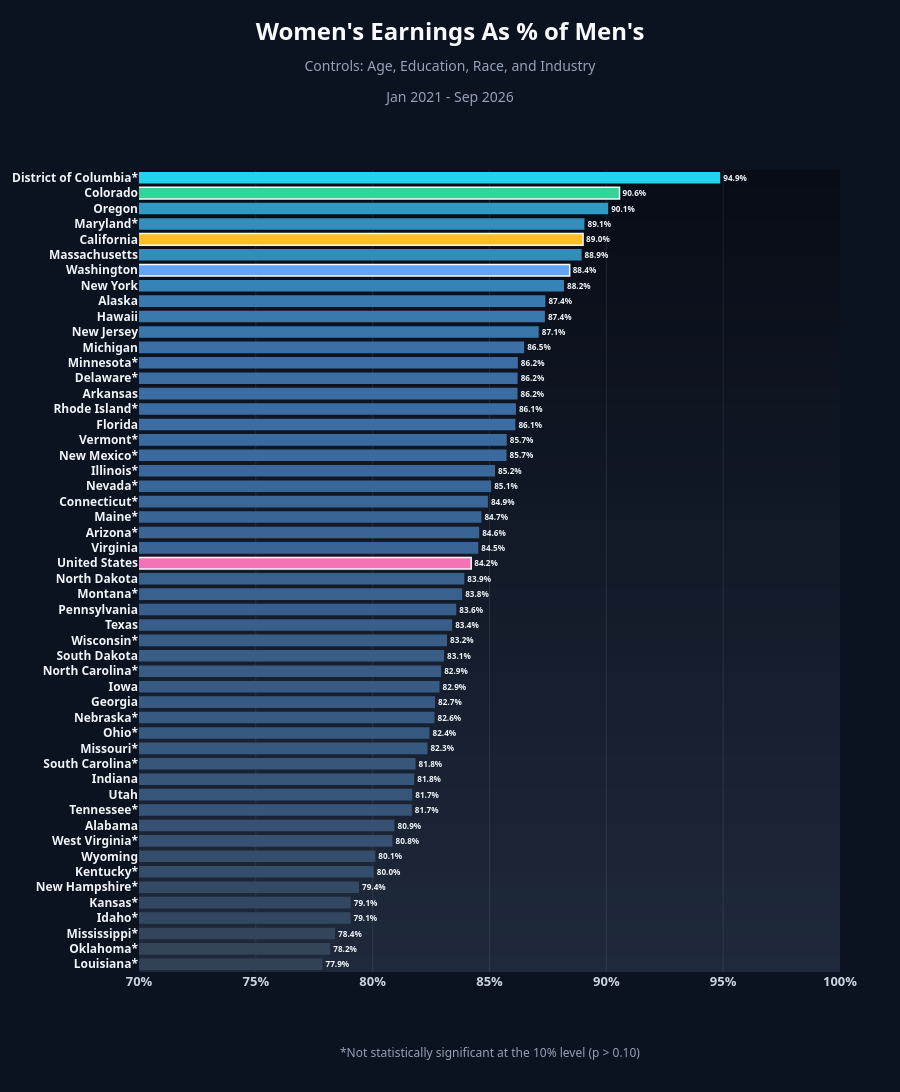

Notebook code for this chart:
### Code cell
fig = plot_state_bars(ranking_ind, 'Post_EPEWA_Gap', 'interaction_pval', "Women's Earnings As % of Men's",
                      "Age, Education, Race, and Industry", POST_PERIOD, [0.7, 1], save_as="states_post_gap_industry")

### Figure 1 — Plotly figure (JSON) as saved in the notebook; plotly's stock layout.template omitted (floating-point values rounded to 4 significant figures)
{"data": [{"cliponaxis": false, "hovertemplate": "%{y}: %{text}<extra></extra>", "marker": {"color": ["rgb(51, 65, 85)", "rgb(51, 67, 88)", "rgb(52, 68, 90)", "rgb(52, 71, 96)", "rgb(52, 71, 96)", "rgb(52, 73, 100)", "rgb(53, 77, 106)", "rgb(53, 77, 106)", "rgb(54, 81, 113)", "rgb(54, 81, 114)", "rgb(55, 85, 121)", "rgb(55, 85, 121)", "rgb(55, 86, 122)", "rgb(55, 86, 122)", "rgb(55, 89, 127)", "rgb(55, 89, 128)", "rgb(56, 90, 130)", "rgb(56, 90, 130)", "rgb(56, 91, 132)", "rgb(56, 92, 133)", "rgb(56, 93, 134)", "rgb(56, 93, 135)", "rgb(56, 94, 137)", "rgb(56, 95, 139)", "rgb(57, 97, 141)", "rgb(57, 97, 142)", "#f472b6", "rgb(57, 100, 148)", "rgb(57, 100, 148)", "rgb(57, 101, 149)", "rgb(58, 102, 152)", "rgb(58, 103, 153)", "rgb(58, 104, 154)", "rgb(58, 107, 159)", "rgb(58, 107, 159)", "rgb(59, 109, 163)", "rgb(59, 109, 163)", "rgb(59, 109, 163)", "rgb(59, 109, 163)", "rgb(59, 109, 164)", "rgb(59, 111, 166)", "rgb(57, 119, 171)", "rgb(56, 122, 174)", "rgb(56, 122, 174)", "rgb(54, 132, 181)", "#60a5fa", "rgb(51, 141, 187)", "#fbbf24", "rgb(51, 142, 188)", "rgb(48, 154, 197)", "#34d399", "rgb(34, 211, 238)"], "line": {"color": ["rgba(0,0,0,0)", "rgba(0,0,0,0)", "rgba(0,0,0,0)", "rgba(0,0,0,0)", "rgba(0,0,0,0)", "rgba(0,0,0,0)", "rgba(0,0,0,0)", "rgba(0,0,0,0)", "rgba(0,0,0,0)", "rgba(0,0,0,0)", "rgba(0,0,0,0)", "rgba(0,0,0,0)", "rgba(0,0,0,0)", "rgba(0,0,0,0)", "rgba(0,0,0,0)", "rgba(0,0,0,0)", "rgba(0,0,0,0)", "rgba(0,0,0,0)", "rgba(0,0,0,0)", "rgba(0,0,0,0)", "rgba(0,0,0,0)", "rgba(0,0,0,0)", "rgba(0,0,0,0)", "rgba(0,0,0,0)", "rgba(0,0,0,0)", "rgba(0,0,0,0)", "#f8fafc", "rgba(0,0,0,0)", "rgba(0,0,0,0)", "rgba(0,0,0,0)", "rgba(0,0,0,0)", "rgba(0,0,0,0)", "rgba(0,0,0,0)", "rgba(0,0,0,0)", "rgba(0,0,0,0)", "rgba(0,0,0,0)", "rgba(0,0,0,0)", "rgba(0,0,0,0)", "rgba(0,0,0,0)", "rgba(0,0,0,0)", "rgba(0,0,0,0)", "rgba(0,0,0,0)", "rgba(0,0,0,0)", "rgba(0,0,0,0)", "rgba(0,0,0,0)", "#f8fafc", "rgba(0,0,0,0)", "#f8fafc", "rgba(0,0,0,0)", "rgba(0,0,0,0)", "#f8fafc", "rgba(0,0,0,0)"], "width": 1.5}}, "orientation": "h", "text": ["<b>77.9%</b>", "<b>78.2%</b>", "<b>78.4%</b>", "<b>79.1%</b>", "<b>79.1%</b>", "<b>79.4%</b>", "<b>80.0%</b>", "<b>80.1%</b>", "<b>80.8%</b>", "<b>80.9%</b>", "<b>81.7%</b>", "<b>81.7%</b>", "<b>81.8%</b>", "<b>81.8%</b>", "<b>82.3%</b>", "<b>82.4%</b>", "<b>82.6%</b>", "<b>82.7%</b>", "<b>82.9%</b>", "<b>82.9%</b>", "<b>83.1%</b>", "<b>83.2%</b>", "<b>83.4%</b>", "<b>83.6%</b>", "<b>83.8%</b>", "<b>83.9%</b>", "<b>84.2%</b>", "<b>84.5%</b>", "<b>84.6%</b>", "<b>84.7%</b>", "<b>84.9%</b>", "<b>85.1%</b>", "<b>85.2%</b>", "<b>85.7%</b>", "<b>85.7%</b>", "<b>86.1%</b>", "<b>86.1%</b>", "<b>86.2%</b>", "<b>86.2%</b>", "<b>86.2%</b>", "<b>86.5%</b>", "<b>87.1%</b>", "<b>87.4%</b>", "<b>87.4%</b>", "<b>88.2%</b>", "<b>88.4%</b>", "<b>88.9%</b>", "<b>89.0%</b>", "<b>89.1%</b>", "<b>90.1%</b>", "<b>90.6%</b>", "<b>94.9%</b>"], "textfont": {"color": "#f1f5f9", "size": 12}, "textposition": "outside", "type": "bar", "x": [0.7785, 0.7818, 0.7839, 0.7905, 0.7906, 0.7942, 0.8005, 0.8011, 0.8085, 0.8093, 0.8168, 0.8169, 0.8178, 0.8183, 0.8234, 0.8243, 0.8265, 0.8267, 0.8286, 0.8293, 0.8306, 0.8318, 0.834, 0.8358, 0.8383, 0.8392, 0.8422, 0.8452, 0.8456, 0.8465, 0.8493, 0.8507, 0.8524, 0.8573, 0.8574, 0.8611, 0.8613, 0.862, 0.862, 0.8621, 0.8648, 0.8711, 0.8737, 0.8739, 0.8819, 0.8843, 0.8894, 0.89, 0.8906, 0.9008, 0.9056, 0.9487], "y": ["<b>Louisiana*</b>", "<b>Oklahoma*</b>", "<b>Mississippi*</b>", "<b>Idaho*</b>", "<b>Kansas*</b>", "<b>New Hampshire*</b>", "<b>Kentucky*</b>", "<b>Wyoming</b>", "<b>West Virginia*</b>", "<b>Alabama</b>", "<b>Tennessee*</b>", "<b>Utah</b>", "<b>Indiana</b>", "<b>South Carolina*</b>", "<b>Missouri*</b>", "<b>Ohio*</b>", "<b>Nebraska*</b>", "<b>Georgia</b>", "<b>Iowa</b>", "<b>North Carolina*</b>", "<b>South Dakota</b>", "<b>Wisconsin*</b>", "<b>Texas</b>", "<b>Pennsylvania</b>", "<b>Montana*</b>", "<b>North Dakota</b>", "<b>United States</b>", "<b>Virginia</b>", "<b>Arizona*</b>", "<b>Maine*</b>", "<b>Connecticut*</b>", "<b>Nevada*</b>", "<b>Illinois*</b>", "<b>New Mexico*</b>", "<b>Vermont*</b>", "<b>Florida</b>", "<b>Rhode Island*</b>", "<b>Arkansas</b>", "<b>Delaware*</b>", "<b>Minnesota*</b>", "<b>Michigan</b>", "<b>New Jersey</b>", "<b>Hawaii</b>", "<b>Alaska</b>", "<b>New York</b>", "<b>Washington</b>", "<b>Massachusetts</b>", "<b>California</b>", "<b>Maryland*</b>", "<b>Oregon</b>", "<b>Colorado</b>", "<b>District of Columbia*</b>"]}], "layout": {"annotations": [{"font": {"color": "#94a3b8", "size": 12}, "showarrow": false, "text": "*Not statistically significant at the 10% level (p > 0.10)", "x": 0.5, "xref": "paper", "y": 0, "yanchor": "top", "yref": "paper", "yshift": -70}], "bargap": 0.25, "font": {"color": "#cbd5e1", "family": "Bahnschrift, 'Segoe UI Variable Display', 'Segoe UI', Helvetica, Arial, sans-serif"}, "height": 1404, "margin": {"b": 120, "l": 20, "r": 60, "t": 170}, "paper_bgcolor": "#0b1220", "plot_bgcolor": "rgba(0,0,0,0)", "shapes": [{"fillcolor": "rgb(8, 12, 22)", "layer": "below", "line": {"width": 0}, "type": "rect", "x0": 0, "x1": 1, "xref": "paper", "y0": 0, "y1": 1, "yref": "paper"}, {"fillcolor": "rgb(8, 13, 23)", "layer": "below", "line": {"width": 0}, "type": "rect", "x0": 0, "x1": 1, "xref": "paper", "y0": 0, "y1": 0.9792, "yref": "paper"}, {"fillcolor": "rgb(9, 13, 24)", "layer": "below", "line": {"width": 0}, "type": "rect", "x0": 0, "x1": 1, "xref": "paper", "y0": 0, "y1": 0.9583, "yref": "paper"}, {"fillcolor": "rgb(9, 14, 24)", "layer": "below", "line": {"width": 0}, "type": "rect", "x0": 0, "x1": 1, "xref": "paper", "y0": 0, "y1": 0.9375, "yref": "paper"}, {"fillcolor": "rgb(10, 14, 25)", "layer": "below", "line": {"width": 0}, "type": "rect", "x0": 0, "x1": 1, "xref": "paper", "y0": 0, "y1": 0.9167, "yref": "paper"}, {"fillcolor": "rgb(10, 15, 26)", "layer": "below", "line": {"width": 0}, "type": "rect", "x0": 0, "x1": 1, "xref": "paper", "y0": 0, "y1": 0.8958, "yref": "paper"}, {"fillcolor": "rgb(11, 16, 27)", "layer": "below", "line": {"width": 0}, "type": "rect", "x0": 0, "x1": 1, "xref": "paper", "y0": 0, "y1": 0.875, "yref": "paper"}, {"fillcolor": "rgb(11, 16, 28)", "layer": "below", "line": {"width": 0}, "type": "rect", "x0": 0, "x1": 1, "xref": "paper", "y0": 0, "y1": 0.8542, "yref": "paper"}, {"fillcolor": "rgb(12, 17, 28)", "layer": "below", "line": {"width": 0}, "type": "rect", "x0": 0, "x1": 1, "xref": "paper", "y0": 0, "y1": 0.8333, "yref": "paper"}, {"fillcolor": "rgb(12, 18, 29)", "layer": "below", "line": {"width": 0}, "type": "rect", "x0": 0, "x1": 1, "xref": "paper", "y0": 0, "y1": 0.8125, "yref": "paper"}, {"fillcolor": "rgb(13, 18, 30)", "layer": "below", "line": {"width": 0}, "type": "rect", "x0": 0, "x1": 1, "xref": "paper", "y0": 0, "y1": 0.7917, "yref": "paper"}, {"fillcolor": "rgb(13, 19, 31)", "layer": "below", "line": {"width": 0}, "type": "rect", "x0": 0, "x1": 1, "xref": "paper", "y0": 0, "y1": 0.7708, "yref": "paper"}, {"fillcolor": "rgb(14, 19, 31)", "layer": "below", "line": {"width": 0}, "type": "rect", "x0": 0, "x1": 1, "xref": "paper", "y0": 0, "y1": 0.75, "yref": "paper"}, {"fillcolor": "rgb(14, 20, 32)", "layer": "below", "line": {"width": 0}, "type": "rect", "x0": 0, "x1": 1, "xref": "paper", "y0": 0, "y1": 0.7292, "yref": "paper"}, {"fillcolor": "rgb(15, 21, 33)", "layer": "below", "line": {"width": 0}, "type": "rect", "x0": 0, "x1": 1, "xref": "paper", "y0": 0, "y1": 0.7083, "yref": "paper"}, {"fillcolor": "rgb(15, 21, 34)", "layer": "below", "line": {"width": 0}, "type": "rect", "x0": 0, "x1": 1, "xref": "paper", "y0": 0, "y1": 0.6875, "yref": "paper"}, {"fillcolor": "rgb(15, 22, 35)", "layer": "below", "line": {"width": 0}, "type": "rect", "x0": 0, "x1": 1, "xref": "paper", "y0": 0, "y1": 0.6667, "yref": "paper"}, {"fillcolor": "rgb(16, 22, 35)", "layer": "below", "line": {"width": 0}, "type": "rect", "x0": 0, "x1": 1, "xref": "paper", "y0": 0, "y1": 0.6458, "yref": "paper"}, {"fillcolor": "rgb(16, 23, 36)", "layer": "below", "line": {"width": 0}, "type": "rect", "x0": 0, "x1": 1, "xref": "paper", "y0": 0, "y1": 0.625, "yref": "paper"}, {"fillcolor": "rgb(17, 24, 37)", "layer": "below", "line": {"width": 0}, "type": "rect", "x0": 0, "x1": 1, "xref": "paper", "y0": 0, "y1": 0.6042, "yref": "paper"}, {"fillcolor": "rgb(17, 24, 38)", "layer": "below", "line": {"width": 0}, "type": "rect", "x0": 0, "x1": 1, "xref": "paper", "y0": 0, "y1": 0.5833, "yref": "paper"}, {"fillcolor": "rgb(18, 25, 39)", "layer": "below", "line": {"width": 0}, "type": "rect", "x0": 0, "x1": 1, "xref": "paper", "y0": 0, "y1": 0.5625, "yref": "paper"}, {"fillcolor": "rgb(18, 26, 39)", "layer": "below", "line": {"width": 0}, "type": "rect", "x0": 0, "x1": 1, "xref": "paper", "y0": 0, "y1": 0.5417, "yref": "paper"}, {"fillcolor": "rgb(19, 26, 40)", "layer": "below", "line": {"width": 0}, "type": "rect", "x0": 0, "x1": 1, "xref": "paper", "y0": 0, "y1": 0.5208, "yref": "paper"}, {"fillcolor": "rgb(19, 27, 41)", "layer": "below", "line": {"width": 0}, "type": "rect", "x0": 0, "x1": 1, "xref": "paper", "y0": 0, "y1": 0.5, "yref": "paper"}, {"fillcolor": "rgb(20, 27, 42)", "layer": "below", "line": {"width": 0}, "type": "rect", "x0": 0, "x1": 1, "xref": "paper", "y0": 0, "y1": 0.4792, "yref": "paper"}, {"fillcolor": "rgb(20, 28, 42)", "layer": "below", "line": {"width": 0}, "type": "rect", "x0": 0, "x1": 1, "xref": "paper", "y0": 0, "y1": 0.4583, "yref": "paper"}, {"fillcolor": "rgb(21, 29, 43)", "layer": "below", "line": {"width": 0}, "type": "rect", "x0": 0, "x1": 1, "xref": "paper", "y0": 0, "y1": 0.4375, "yref": "paper"}, {"fillcolor": "rgb(21, 29, 44)", "layer": "below", "line": {"width": 0}, "type": "rect", "x0": 0, "x1": 1, "xref": "paper", "y0": 0, "y1": 0.4167, "yref": "paper"}, {"fillcolor": "rgb(22, 30, 45)", "layer": "below", "line": {"width": 0}, "type": "rect", "x0": 0, "x1": 1, "xref": "paper", "y0": 0, "y1": 0.3958, "yref": "paper"}, {"fillcolor": "rgb(22, 31, 46)", "layer": "below", "line": {"width": 0}, "type": "rect", "x0": 0, "x1": 1, "xref": "paper", "y0": 0, "y1": 0.375, "yref": "paper"}, {"fillcolor": "rgb(23, 31, 46)", "layer": "below", "line": {"width": 0}, "type": "rect", "x0": 0, "x1": 1, "xref": "paper", "y0": 0, "y1": 0.3542, "yref": "paper"}, {"fillcolor": "rgb(23, 32, 47)", "layer": "below", "line": {"width": 0}, "type": "rect", "x0": 0, "x1": 1, "xref": "paper", "y0": 0, "y1": 0.3333, "yref": "paper"}, {"fillcolor": "rgb(23, 32, 48)", "layer": "below", "line": {"width": 0}, "type": "rect", "x0": 0, "x1": 1, "xref": "paper", "y0": 0, "y1": 0.3125, "yref": "paper"}, {"fillcolor": "rgb(24, 33, 49)", "layer": "below", "line": {"width": 0}, "type": "rect", "x0": 0, "x1": 1, "xref": "paper", "y0": 0, "y1": 0.2917, "yref": "paper"}, {"fillcolor": "rgb(24, 34, 50)", "layer": "below", "line": {"width": 0}, "type": "rect", "x0": 0, "x1": 1, "xref": "paper", "y0": 0, "y1": 0.2708, "yref": "paper"}, {"fillcolor": "rgb(25, 34, 50)", "layer": "below", "line": {"width": 0}, "type": "rect", "x0": 0, "x1": 1, "xref": "paper", "y0": 0, "y1": 0.25, "yref": "paper"}, {"fillcolor": "rgb(25, 35, 51)", "layer": "below", "line": {"width": 0}, "type": "rect", "x0": 0, "x1": 1, "xref": "paper", "y0": 0, "y1": 0.2292, "yref": "paper"}, {"fillcolor": "rgb(26, 35, 52)", "layer": "below", "line": {"width": 0}, "type": "rect", "x0": 0, "x1": 1, "xref": "paper", "y0": 0, "y1": 0.2083, "yref": "paper"}, {"fillcolor": "rgb(26, 36, 53)", "layer": "below", "line": {"width": 0}, "type": "rect", "x0": 0, "x1": 1, "xref": "paper", "y0": 0, "y1": 0.1875, "yref": "paper"}, {"fillcolor": "rgb(27, 37, 53)", "layer": "below", "line": {"width": 0}, "type": "rect", "x0": 0, "x1": 1, "xref": "paper", "y0": 0, "y1": 0.1667, "yref": "paper"}, {"fillcolor": "rgb(27, 37, 54)", "layer": "below", "line": {"width": 0}, "type": "rect", "x0": 0, "x1": 1, "xref": "paper", "y0": 0, "y1": 0.1458, "yref": "paper"}, {"fillcolor": "rgb(28, 38, 55)", "layer": "below", "line": {"width": 0}, "type": "rect", "x0": 0, "x1": 1, "xref": "paper", "y0": 0, "y1": 0.125, "yref": "paper"}, {"fillcolor": "rgb(28, 39, 56)", "layer": "below", "line": {"width": 0}, "type": "rect", "x0": 0, "x1": 1, "xref": "paper", "y0": 0, "y1": 0.1042, "yref": "paper"}, {"fillcolor": "rgb(29, 39, 57)", "layer": "below", "line": {"width": 0}, "type": "rect", "x0": 0, "x1": 1, "xref": "paper", "y0": 0, "y1": 0.08333, "yref": "paper"}, {"fillcolor": "rgb(29, 40, 57)", "layer": "below", "line": {"width": 0}, "type": "rect", "x0": 0, "x1": 1, "xref": "paper", "y0": 0, "y1": 0.0625, "yref": "paper"}, {"fillcolor": "rgb(30, 40, 58)", "layer": "below", "line": {"width": 0}, "type": "rect", "x0": 0, "x1": 1, "xref": "paper", "y0": 0, "y1": 0.04167, "yref": "paper"}, {"fillcolor": "rgb(30, 41, 59)", "layer": "below", "line": {"width": 0}, "type": "rect", "x0": 0, "x1": 1, "xref": "paper", "y0": 0, "y1": 0.02083, "yref": "paper"}], "title": {"font": {"color": "#f8fafc", "size": 24}, "pad": {"t": 40}, "text": "<b>Women's Earnings As % of Men's</b><br><span style='font-size:14px;color:#94a3b8'>Controls: Age, Education, Race, and Industry<br>Jan 2021 - Sep 2026</span>", "x": 0.5, "xanchor": "center", "y": 1, "yanchor": "top"}, "xaxis": {"dtick": 0.05, "gridcolor": "rgba(148,163,184,0.15)", "range": [0.7, 1], "showgrid": true, "showline": false, "tickangle": 0, "tickfont": {"color": "#cbd5e1", "size": 13, "weight": "bold"}, "tickformat": ".0%", "zeroline": true, "zerolinecolor": "rgba(148,163,184,0.45)"}, "yaxis": {"automargin": true, "dtick": 1, "showgrid": false, "showline": false, "tickfont": {"color": "#f1f5f9", "size": 12}, "type": "category"}}}
